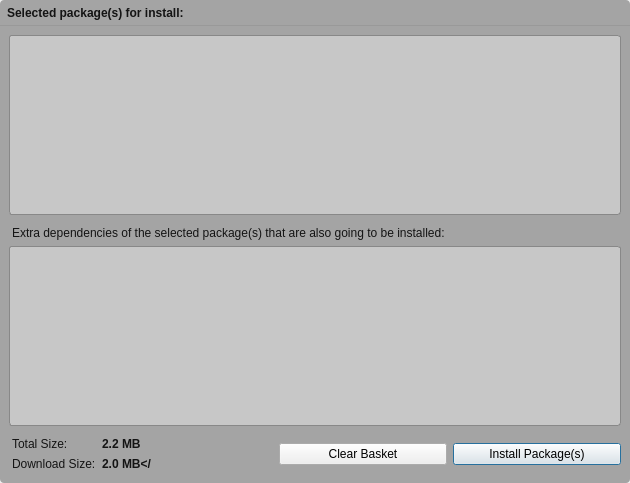
<?xml version="1.0" encoding="UTF-8"?>
<ui version="4.0">
 <class>BasketDialog</class>
 <widget class="QDialog" name="BasketDialog">
  <property name="geometry">
   <rect>
    <x>0</x>
    <y>0</y>
    <width>630</width>
    <height>483</height>
   </rect>
  </property>
  <property name="windowTitle">
   <string>Basket</string>
  </property>
  <property name="styleSheet">
   <string notr="true">#Basket {
background-color: rgb(164, 164, 164);
border:0px solid white ;
border-radius:4px;
}
</string>
  </property>
  <layout class="QGridLayout" name="gridLayout_2">
   <property name="margin">
    <number>0</number>
   </property>
   <item row="0" column="0">
    <widget class="QWidget" name="Basket" native="true">
     <property name="styleSheet">
      <string notr="true">#packageList, #extraList {
	border:1px solid #888;
	border-radius:3px;
	background-color:rgba(252,252,252,100);
    color:rgba(20,20,20);
}
QLabel { color:rgb(20,20,20); }</string>
     </property>
     <layout class="QGridLayout" name="gridLayout_3">
      <property name="verticalSpacing">
       <number>0</number>
      </property>
      <property name="margin">
       <number>0</number>
      </property>
      <item row="0" column="0">
       <widget class="QWidget" name="widget" native="true">
        <property name="minimumSize">
         <size>
          <width>0</width>
          <height>26</height>
         </size>
        </property>
        <property name="maximumSize">
         <size>
          <width>16777215</width>
          <height>26</height>
         </size>
        </property>
        <property name="styleSheet">
         <string notr="true">QWidget#widget{
background: qlineargradient(x1: 0, y1: 0, x2: 0, y2: 1,
                                 stop: 0 #E1E1E1, stop: 0.4 #DDDDDD,
                                 stop: 0.5 #D8D8D8, stop: 1.0 #D3D3D3);

border:0px solid #666;
border-top-left-radius:4px;
border-top-right-radius:4px;
border-bottom:1px solid #999;
}
</string>
        </property>
        <layout class="QHBoxLayout" name="horizontalLayout">
         <property name="leftMargin">
          <number>4</number>
         </property>
         <property name="topMargin">
          <number>0</number>
         </property>
         <property name="rightMargin">
          <number>3</number>
         </property>
         <property name="bottomMargin">
          <number>0</number>
         </property>
         <item>
          <widget class="QLabel" name="infoLabel">
           <property name="font">
            <font>
             <weight>75</weight>
             <bold>true</bold>
            </font>
           </property>
           <property name="text">
            <string>Selected package(s) for install:</string>
           </property>
           <property name="indent">
            <number>3</number>
           </property>
          </widget>
         </item>
         <item>
          <spacer name="horizontalSpacer_3">
           <property name="orientation">
            <enum>Qt::Horizontal</enum>
           </property>
           <property name="sizeHint" stdset="0">
            <size>
             <width>40</width>
             <height>20</height>
            </size>
           </property>
          </spacer>
         </item>
         <item>
          <widget class="QPushButton" name="cancelButton">
           <property name="styleSheet">
            <string notr="true">color:rgb(20,20,20);</string>
           </property>
           <property name="text">
            <string notr="true"/>
           </property>
           <property name="flat">
            <bool>true</bool>
           </property>
          </widget>
         </item>
        </layout>
       </widget>
      </item>
      <item row="1" column="0">
       <widget class="QWidget" name="widget_2" native="true">
        <layout class="QGridLayout" name="gridLayout" columnstretch="0,1,2" rowminimumheight="0,0,0,0,0,0,0,0" columnminimumwidth="0,1,2">
         <item row="0" column="0" colspan="3">
          <widget class="PackageView" name="packageList">
           <property name="minimumSize">
            <size>
             <width>400</width>
             <height>0</height>
            </size>
           </property>
           <property name="styleSheet">
            <string notr="true"/>
           </property>
           <property name="frameShadow">
            <enum>QFrame::Plain</enum>
           </property>
           <property name="horizontalScrollBarPolicy">
            <enum>Qt::ScrollBarAlwaysOff</enum>
           </property>
           <property name="editTriggers">
            <set>QAbstractItemView::NoEditTriggers</set>
           </property>
           <property name="showDropIndicator" stdset="0">
            <bool>false</bool>
           </property>
           <property name="dragDropOverwriteMode">
            <bool>false</bool>
           </property>
           <property name="alternatingRowColors">
            <bool>false</bool>
           </property>
           <property name="selectionMode">
            <enum>QAbstractItemView::NoSelection</enum>
           </property>
           <property name="selectionBehavior">
            <enum>QAbstractItemView::SelectItems</enum>
           </property>
           <property name="verticalScrollMode">
            <enum>QAbstractItemView::ScrollPerPixel</enum>
           </property>
           <property name="showGrid">
            <bool>false</bool>
           </property>
           <property name="wordWrap">
            <bool>true</bool>
           </property>
           <property name="cornerButtonEnabled">
            <bool>false</bool>
           </property>
           <attribute name="horizontalHeaderVisible">
            <bool>false</bool>
           </attribute>
           <attribute name="horizontalHeaderStretchLastSection">
            <bool>true</bool>
           </attribute>
           <attribute name="verticalHeaderVisible">
            <bool>false</bool>
           </attribute>
           <attribute name="verticalHeaderDefaultSectionSize">
            <number>52</number>
           </attribute>
           <attribute name="verticalHeaderMinimumSectionSize">
            <number>52</number>
           </attribute>
          </widget>
         </item>
         <item row="1" column="0" colspan="3">
          <spacer name="verticalSpacer_2">
           <property name="orientation">
            <enum>Qt::Vertical</enum>
           </property>
           <property name="sizeType">
            <enum>QSizePolicy::Fixed</enum>
           </property>
           <property name="sizeHint" stdset="0">
            <size>
             <width>20</width>
             <height>5</height>
            </size>
           </property>
          </spacer>
         </item>
         <item row="2" column="0" colspan="3">
          <widget class="QLabel" name="extrasLabel">
           <property name="text">
            <string>Extra dependencies of the selected package(s) that are also going to be installed:</string>
           </property>
           <property name="indent">
            <number>3</number>
           </property>
          </widget>
         </item>
         <item row="3" column="0" colspan="3">
          <widget class="PackageView" name="extraList">
           <property name="minimumSize">
            <size>
             <width>400</width>
             <height>0</height>
            </size>
           </property>
           <property name="styleSheet">
            <string notr="true"/>
           </property>
           <property name="frameShadow">
            <enum>QFrame::Plain</enum>
           </property>
           <property name="horizontalScrollBarPolicy">
            <enum>Qt::ScrollBarAlwaysOff</enum>
           </property>
           <property name="editTriggers">
            <set>QAbstractItemView::NoEditTriggers</set>
           </property>
           <property name="showDropIndicator" stdset="0">
            <bool>false</bool>
           </property>
           <property name="dragDropOverwriteMode">
            <bool>false</bool>
           </property>
           <property name="alternatingRowColors">
            <bool>false</bool>
           </property>
           <property name="selectionMode">
            <enum>QAbstractItemView::NoSelection</enum>
           </property>
           <property name="selectionBehavior">
            <enum>QAbstractItemView::SelectItems</enum>
           </property>
           <property name="verticalScrollMode">
            <enum>QAbstractItemView::ScrollPerPixel</enum>
           </property>
           <property name="showGrid">
            <bool>false</bool>
           </property>
           <property name="wordWrap">
            <bool>true</bool>
           </property>
           <property name="cornerButtonEnabled">
            <bool>false</bool>
           </property>
           <attribute name="horizontalHeaderVisible">
            <bool>false</bool>
           </attribute>
           <attribute name="horizontalHeaderStretchLastSection">
            <bool>true</bool>
           </attribute>
           <attribute name="verticalHeaderVisible">
            <bool>false</bool>
           </attribute>
           <attribute name="verticalHeaderDefaultSectionSize">
            <number>52</number>
           </attribute>
           <attribute name="verticalHeaderMinimumSectionSize">
            <number>52</number>
           </attribute>
          </widget>
         </item>
         <item row="4" column="0" colspan="3">
          <spacer name="verticalSpacer">
           <property name="orientation">
            <enum>Qt::Vertical</enum>
           </property>
           <property name="sizeType">
            <enum>QSizePolicy::Fixed</enum>
           </property>
           <property name="sizeHint" stdset="0">
            <size>
             <width>20</width>
             <height>5</height>
            </size>
           </property>
          </spacer>
         </item>
         <item row="5" column="0">
          <widget class="QLabel" name="label_3">
           <property name="sizePolicy">
            <sizepolicy hsizetype="Minimum" vsizetype="Preferred">
             <horstretch>0</horstretch>
             <verstretch>0</verstretch>
            </sizepolicy>
           </property>
           <property name="text">
            <string>Total Size:</string>
           </property>
           <property name="indent">
            <number>3</number>
           </property>
          </widget>
         </item>
         <item row="5" column="1">
          <widget class="QLabel" name="totalSize">
           <property name="sizePolicy">
            <sizepolicy hsizetype="Minimum" vsizetype="Preferred">
             <horstretch>0</horstretch>
             <verstretch>0</verstretch>
            </sizepolicy>
           </property>
           <property name="text">
            <string>&lt;b&gt;2.2 MB&lt;/b&gt;</string>
           </property>
          </widget>
         </item>
         <item row="5" column="2" rowspan="2">
          <layout class="QHBoxLayout" name="horizontalLayout_2">
           <item>
            <widget class="QPushButton" name="clearButton">
             <property name="styleSheet">
              <string notr="true"/>
             </property>
             <property name="text">
              <string>Clear Basket</string>
             </property>
             <property name="autoDefault">
              <bool>false</bool>
             </property>
             <property name="flat">
              <bool>false</bool>
             </property>
            </widget>
           </item>
           <item>
            <widget class="QPushButton" name="actionButton">
             <property name="styleSheet">
              <string notr="true"/>
             </property>
             <property name="text">
              <string>Install Package(s)</string>
             </property>
             <property name="default">
              <bool>true</bool>
             </property>
            </widget>
           </item>
          </layout>
         </item>
         <item row="6" column="0">
          <widget class="QLabel" name="downloadSizeLabel">
           <property name="text">
            <string>Download Size:</string>
           </property>
           <property name="indent">
            <number>3</number>
           </property>
          </widget>
         </item>
         <item row="6" column="1">
          <widget class="QLabel" name="downloadSize">
           <property name="text">
            <string>&lt;b&gt;2.0 MB&lt;/</string>
           </property>
          </widget>
         </item>
         <item row="7" column="1">
          <spacer name="verticalSpacer_3">
           <property name="orientation">
            <enum>Qt::Vertical</enum>
           </property>
           <property name="sizeType">
            <enum>QSizePolicy::Fixed</enum>
           </property>
           <property name="sizeHint" stdset="0">
            <size>
             <width>20</width>
             <height>3</height>
            </size>
           </property>
          </spacer>
         </item>
        </layout>
       </widget>
      </item>
     </layout>
    </widget>
   </item>
  </layout>
 </widget>
 <customwidgets>
  <customwidget>
   <class>PackageView</class>
   <extends>QTableView</extends>
   <header location="global">packageview.h</header>
  </customwidget>
 </customwidgets>
 <tabstops>
  <tabstop>packageList</tabstop>
  <tabstop>extraList</tabstop>
 </tabstops>
 <resources/>
 <connections/>
</ui>
